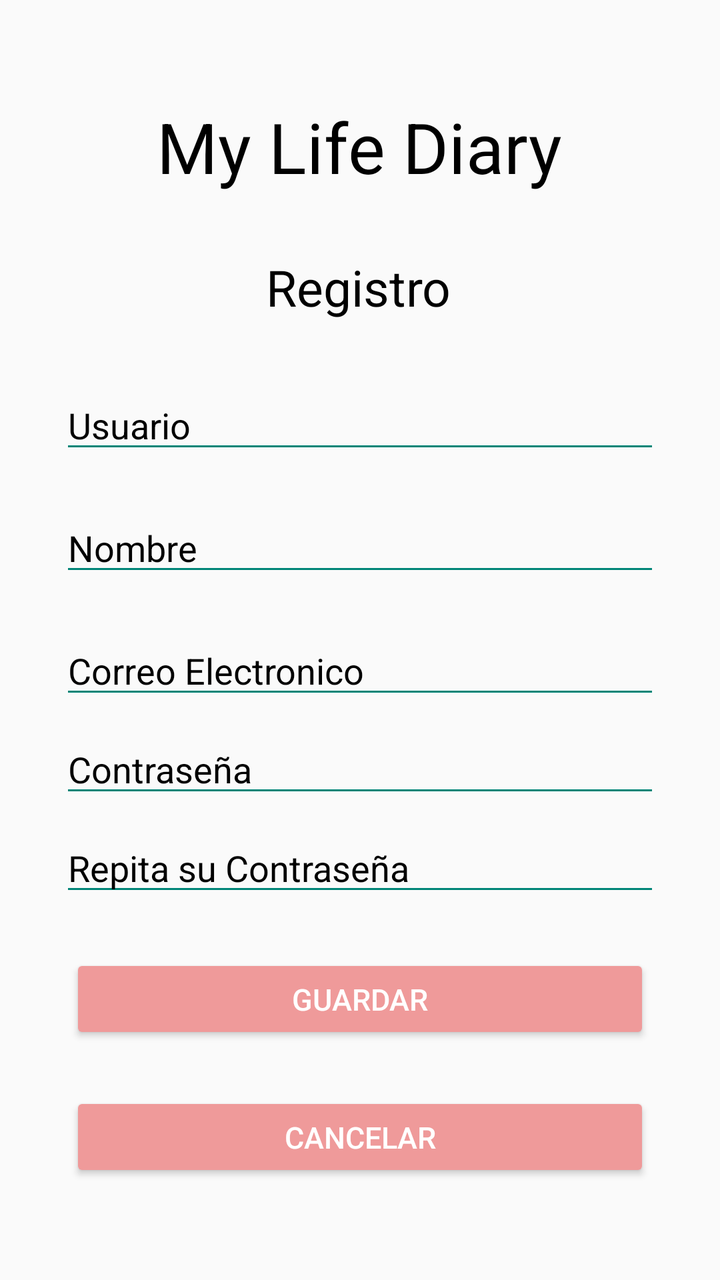
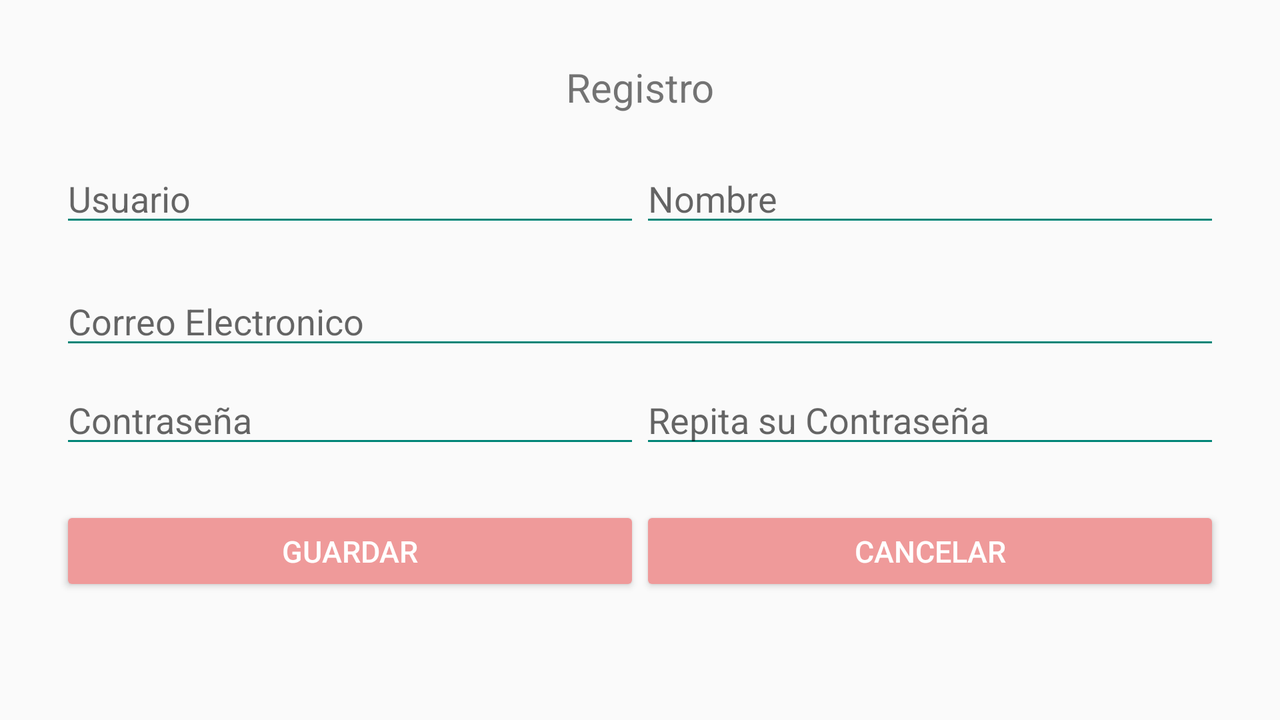

An Android layout and its configuration variant, each rendered on a device that would load it. The default file and the variant file are quoted in full after the pictures.
<!-- AndroidManifest.xml: application theme AppTheme -->
<!-- res/layout/activity_register.xml -->
<?xml version="1.0" encoding="utf-8"?>
<androidx.constraintlayout.widget.ConstraintLayout xmlns:android="http://schemas.android.com/apk/res/android"
    xmlns:app="http://schemas.android.com/apk/res-auto"
    xmlns:tools="http://schemas.android.com/tools"
    android:layout_width="match_parent"
    android:layout_height="match_parent"
    android:layout_margin="30dp"
    tools:context=".Controlador.Activities.RegisterActivity">

    <TextView
        android:id="@+id/textView2"
        android:layout_width="wrap_content"
        android:layout_height="wrap_content"
        android:padding="20dp"
        android:layout_marginTop="120dp"
        android:text="My Life Diary"
        android:textSize="35dp"
        android:textColor="@color/colorBlack"
        app:layout_constraintEnd_toEndOf="parent"
        app:layout_constraintHorizontal_bias="0.497"
        app:layout_constraintStart_toStartOf="parent"
        tools:ignore="MissingConstraints" />

    <TextView
        android:id="@+id/textView3"
        android:layout_width="wrap_content"
        android:layout_height="wrap_content"
        android:padding="10dp"
        android:layout_marginTop="0dp"
        android:text="Registro"
        android:textSize="25dp"
        android:textColor="@color/colorBlack"
        app:layout_constraintTop_toBottomOf="@+id/textView2"
        app:layout_constraintEnd_toEndOf="parent"
        app:layout_constraintHorizontal_bias="0.497"
        app:layout_constraintStart_toStartOf="parent"
        tools:ignore="MissingConstraints" />

    <EditText
        android:id="@+id/view_reg_user"
        android:layout_width="match_parent"
        android:layout_height="wrap_content"
        android:layout_marginTop="20dp"
        android:hint="Usuario"
        android:inputType="textPersonName"
        app:layout_constraintTop_toBottomOf="@+id/textView3"
        tools:layout_editor_absoluteX="20dp"
        android:textColor="@color/colorBlack"
        android:textColorHint="@color/colorBlack"
        android:textColorLink="@color/colorLogin"
        android:backgroundTint="@color/colorLogin"
        android:textColorHighlight="@color/colorLogin"
        android:textCursorDrawable="@color/colorLogin" />
    <EditText
        android:id="@+id/view_reg_nom"
        android:layout_width="match_parent"
        android:layout_height="wrap_content"
        android:layout_marginTop="20dp"
        android:hint="Nombre"
        android:inputType="textPersonName"
        app:layout_constraintTop_toBottomOf="@+id/view_reg_user"
        tools:layout_editor_absoluteX="20dp"
        android:textColor="@color/colorBlack"
        android:textColorHint="@color/colorBlack"
        android:textColorLink="@color/colorLogin"
        android:backgroundTint="@color/colorLogin"
        android:textColorHighlight="@color/colorLogin"
        android:textCursorDrawable="@color/colorLogin" />
    <EditText
        android:id="@+id/view_reg_corr"
        android:layout_width="match_parent"
        android:layout_height="wrap_content"
        android:layout_marginTop="20dp"
        android:hint="Correo Electronico"
        android:inputType="textPersonName"
        app:layout_constraintTop_toBottomOf="@+id/view_reg_nom"
        tools:layout_editor_absoluteX="20dp"
        android:textColor="@color/colorBlack"
        android:textColorHint="@color/colorBlack"
        android:textColorLink="@color/colorLogin"
        android:backgroundTint="@color/colorLogin"
        android:textColorHighlight="@color/colorLogin"
        android:textCursorDrawable="@color/colorLogin" />
    <EditText
        android:id="@+id/view_reg_pass"
        android:layout_width="match_parent"
        android:layout_height="wrap_content"
        android:layout_marginTop="8dp"
        android:hint="Contraseña"
        android:textColor="@color/colorBlack"
        android:textColorHint="@color/colorBlack"
        android:textColorLink="@color/colorLogin"
        android:backgroundTint="@color/colorLogin"
        android:textColorHighlight="@color/colorLogin"
        android:textCursorDrawable="@color/colorLogin"
        android:inputType="textPassword"
        app:layout_constraintTop_toBottomOf="@+id/view_reg_corr"
        tools:layout_editor_absoluteX="16dp" />
    <EditText
        android:id="@+id/view_reg_rpass"
        android:layout_width="match_parent"
        android:layout_height="wrap_content"
        android:layout_marginTop="8dp"
        android:hint="Repita su Contraseña"
        android:textColor="@color/colorBlack"
        android:textColorHint="@color/colorBlack"
        android:textColorLink="@color/colorLogin"
        android:backgroundTint="@color/colorLogin"
        android:textColorHighlight="@color/colorLogin"
        android:textCursorDrawable="@color/colorLogin"
        android:inputType="textPassword"
        app:layout_constraintTop_toBottomOf="@+id/view_reg_pass"
        tools:layout_editor_absoluteX="16dp" />

    <Button
        android:id="@+id/buttonSave"
        android:layout_width="290dp"
        android:layout_height="45dp"
        android:layout_marginTop="24dp"
        android:text="Guardar"
        android:textColor="@color/colorWhite"
        app:layout_constraintEnd_toEndOf="parent"
        android:backgroundTint="#ef9a9a"
        android:textSize="15dp"
        app:layout_constraintHorizontal_bias="0.495"
        app:layout_constraintStart_toStartOf="parent"
        app:layout_constraintTop_toBottomOf="@+id/view_reg_rpass" />

    <Button
        android:id="@+id/buttonCancel"
        android:layout_width="290dp"
        android:layout_height="45dp"
        android:layout_marginTop="24dp"
        android:text="Cancelar"
        android:textColor="@color/colorWhite"
        app:layout_constraintEnd_toEndOf="parent"
        android:backgroundTint="#ef9a9a"
        android:textSize="15dp"
        app:layout_constraintHorizontal_bias="0.495"
        app:layout_constraintStart_toStartOf="parent"
        app:layout_constraintTop_toBottomOf="@+id/buttonSave" />

</androidx.constraintlayout.widget.ConstraintLayout>
<!-- resources referenced by this layout -->
<resources>
  <color name="colorBlack">#000</color>
  <color name="colorLogin">#008577</color>
  <color name="colorWhite">#ffffff</color>
  <style name="AppTheme" parent="Theme.AppCompat.Light.DarkActionBar">
          
          <item name="colorPrimary">@color/colorPrimary</item>
          <item name="colorPrimaryDark">@color/colorPrimaryDark</item>
          <item name="colorAccent">@color/colorAccent</item>
      </style>
  <color name="colorPrimary">#6200EE</color>
  <color name="colorPrimaryDark">#3700B3</color>
  <color name="colorAccent">#03DAC5</color>
</resources>
<!-- res/layout-land/activity_register.xml (the repository's variant of the layout above) -->
<!-- drawn on the phone turned sideways -->
<?xml version="1.0" encoding="utf-8"?>
<LinearLayout xmlns:android="http://schemas.android.com/apk/res/android"
    xmlns:app="http://schemas.android.com/apk/res-auto"
    xmlns:tools="http://schemas.android.com/tools"
    android:layout_width="match_parent"
    android:layout_height="match_parent"
    android:layout_margin="30dp"
    android:orientation="vertical"
    tools:context=".Controlador.Activities.RegisterActivity">

    <TextView
        android:id="@+id/textView3"
        android:layout_width="match_parent"
        android:layout_height="wrap_content"
        android:layout_marginTop="0dp"
        android:gravity="center"
        android:text="Registro"
        android:textSize="20sp"
        app:layout_constraintEnd_toEndOf="parent"
        app:layout_constraintHorizontal_bias="0.497"
        app:layout_constraintStart_toStartOf="parent"
        app:layout_constraintTop_toBottomOf="@+id/textView2"
        tools:ignore="MissingConstraints" />

    <LinearLayout
        android:layout_width="match_parent"
        android:layout_height="wrap_content"
        android:orientation="horizontal">

        <EditText
            android:id="@+id/view_reg_user"
            android:layout_width="match_parent"
            android:layout_height="wrap_content"
            android:layout_marginTop="20dp"
            android:layout_weight="1"
            android:backgroundTint="@color/colorLogin"
            android:hint="Usuario"
            android:inputType="textPersonName"
            android:textColor="@color/colorBlack"
            android:textColorHighlight="@color/colorLogin"
            android:textColorLink="@color/colorLogin"
            android:textCursorDrawable="@color/colorLogin"
            app:layout_constraintTop_toBottomOf="@+id/textView3"
            tools:layout_editor_absoluteX="20dp" />

        <EditText
            android:id="@+id/view_reg_nom"
            android:layout_width="match_parent"
            android:layout_height="wrap_content"
            android:layout_marginTop="20dp"
            android:layout_weight="1"
            android:backgroundTint="@color/colorLogin"
            android:hint="Nombre"
            android:inputType="textPersonName"
            android:textColor="@color/colorBlack"
            android:textColorHighlight="@color/colorLogin"
            android:textColorLink="@color/colorLogin"
            android:textCursorDrawable="@color/colorLogin"
            app:layout_constraintTop_toBottomOf="@+id/view_reg_user"
            tools:layout_editor_absoluteX="20dp" />

    </LinearLayout>

    <EditText
        android:id="@+id/view_reg_corr"
        android:layout_width="match_parent"
        android:layout_height="wrap_content"
        android:layout_marginTop="20dp"
        android:hint="Correo Electronico"
        android:inputType="textPersonName"
        app:layout_constraintTop_toBottomOf="@+id/view_reg_nom"
        tools:layout_editor_absoluteX="20dp"
        android:textColor="@color/colorBlack"
        android:textColorLink="@color/colorLogin"
        android:backgroundTint="@color/colorLogin"
        android:textColorHighlight="@color/colorLogin"
        android:textCursorDrawable="@color/colorLogin" />

    <LinearLayout
        android:layout_width="match_parent"
        android:layout_height="wrap_content"
        android:orientation="horizontal">

        <EditText
            android:id="@+id/view_reg_pass"
            android:layout_width="match_parent"
            android:layout_height="wrap_content"
            android:layout_marginTop="8dp"
            android:layout_weight="1"
            android:backgroundTint="@color/colorLogin"
            android:hint="Contraseña"
            android:inputType="textPassword"
            android:textColor="@color/colorBlack"
            android:textColorHighlight="@color/colorLogin"
            android:textColorLink="@color/colorLogin"
            android:textCursorDrawable="@color/colorLogin"
            app:layout_constraintTop_toBottomOf="@+id/view_reg_corr"
            tools:layout_editor_absoluteX="16dp" />

        <EditText
            android:id="@+id/view_reg_rpass"
            android:layout_width="match_parent"
            android:layout_height="wrap_content"
            android:layout_marginTop="8dp"
            android:layout_weight="1"
            android:backgroundTint="@color/colorLogin"
            android:hint="Repita su Contraseña"
            android:inputType="textPassword"
            android:textColor="@color/colorBlack"
            android:textColorHighlight="@color/colorLogin"
            android:textColorLink="@color/colorLogin"
            android:textCursorDrawable="@color/colorLogin"
            app:layout_constraintTop_toBottomOf="@+id/view_reg_pass"
            tools:layout_editor_absoluteX="16dp" />
    </LinearLayout>

    <LinearLayout
        android:layout_width="match_parent"
        android:layout_height="wrap_content"
        android:orientation="horizontal">

        <Button
            android:id="@+id/buttonSave"
            android:layout_width="250dp"
            android:layout_height="45dp"
            android:layout_marginTop="24dp"
            android:layout_weight="1"
            android:backgroundTint="#ef9a9a"
            android:text="Guardar"
            android:textColor="@color/colorWhite"
            android:textSize="15dp"
            app:layout_constraintEnd_toEndOf="parent"
            app:layout_constraintHorizontal_bias="0.495"
            app:layout_constraintStart_toStartOf="parent"
            app:layout_constraintTop_toBottomOf="@+id/view_reg_rpass" />

        <Button
            android:id="@+id/buttonCancel"
            android:layout_width="250dp"
            android:layout_height="45dp"
            android:layout_marginTop="24dp"
            android:layout_weight="1"
            android:backgroundTint="#ef9a9a"
            android:text="Cancelar"
            android:textColor="@color/colorWhite"
            android:textSize="15dp"
            app:layout_constraintEnd_toEndOf="parent"
            app:layout_constraintHorizontal_bias="0.495"
            app:layout_constraintStart_toStartOf="parent"
            app:layout_constraintTop_toBottomOf="@+id/buttonSave" />
    </LinearLayout>

</LinearLayout>
